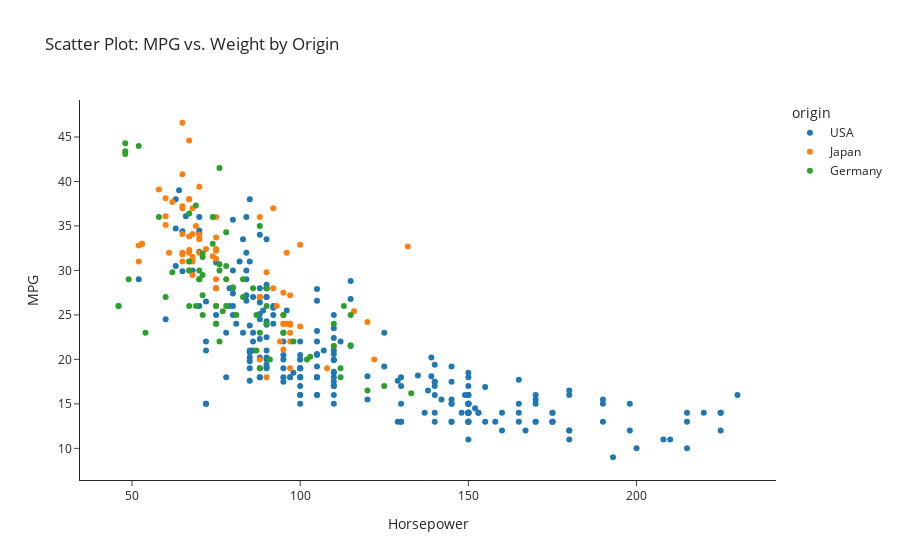

The notebook cell this image was saved under:
### Code cell
px.scatter(data_frame=df, x="horsepower", y = "mpg", template="simple_white", color = "origin", 
           title = "Scatter Plot: MPG vs. Weight by Origin", labels = {"mpg" : "MPG", "horsepower" : "Horsepower"})

### Figure 1 — Plotly figure (JSON) as saved in the notebook; plotly's stock layout.template omitted (floating-point values rounded to 4 significant figures; data arrays with more than 128 entries replaced by an {"elided": "..."} marker saying what was removed)
{"data": [{"hovertemplate": "origin=USA<br>Horsepower=%{x}<br>MPG=%{y}<extra></extra>", "legendgroup": "USA", "marker": {"color": "#1F77B4", "symbol": "circle"}, "mode": "markers", "name": "USA", "orientation": "v", "showlegend": true, "type": "scatter", "x": {"elided": "245 int values"}, "xaxis": "x", "y": {"elided": "245 float values"}, "yaxis": "y"}, {"hovertemplate": "origin=Japan<br>Horsepower=%{x}<br>MPG=%{y}<extra></extra>", "legendgroup": "Japan", "marker": {"color": "#FF7F0E", "symbol": "circle"}, "mode": "markers", "name": "Japan", "orientation": "v", "showlegend": true, "type": "scatter", "x": [95, 88, 88, 95, 65, 69, 95, 97, 92, 97, 88, 88, 94, 90, 122, 67, 65, 52, 61, 97, 93, 75, 96, 97, 53, 53, 70, 75, 108, 68, 70, 75, 67, 97, 110, 52, 70, 60, 95, 97, 95, 97, 68, 65, 65, 60, 65, 90, 75, 92, 75, 65, 65, 67, 67, 132, 100, 72, 58, 60, 67, 65, 62, 68, 75, 75, 100, 74, 116, 120, 68, 68, 88, 75, 70, 67, 67, 67, 96], "xaxis": "x", "y": [24, 27, 27, 25, 31, 35, 24, 19, 28, 23, 27, 20, 22, 18, 20, 31, 32, 31, 32, 24, 26, 29, 24, 24, 33, 33, 32, 28, 19, 31.5, 33.5, 26, 30, 22, 21.5, 32.8, 39.4, 36.1, 27.5, 27.2, 21.1, 23.9, 29.5, 34.1, 31.8, 38.1, 37.2, 29.8, 31.3, 37, 32.2, 46.6, 40.8, 44.6, 33.8, 32.7, 23.7, 32.4, 39.1, 35.1, 32.3, 37, 37.7, 34.1, 33.7, 32.4, 32.9, 31.6, 25.4, 24.2, 37, 31, 36, 36, 34, 38, 32, 38, 32], "yaxis": "y"}, {"hovertemplate": "origin=Germany<br>Horsepower=%{x}<br>MPG=%{y}<extra></extra>", "legendgroup": "Germany", "marker": {"color": "#2CA02C", "symbol": "circle"}, "mode": "markers", "name": "Germany", "orientation": "v", "showlegend": true, "type": "scatter", "x": [46, 87, 90, 95, 113, 90, 70, 76, 60, 54, 112, 76, 87, 69, 46, 90, 49, 75, 91, 112, 110, 83, 67, 78, 75, 75, 67, 71, 70, 95, 88, 98, 115, 86, 81, 83, 70, 71, 102, 88, 120, 58, 78, 78, 110, 48, 103, 125, 115, 133, 71, 71, 77, 71, 69, 76, 78, 48, 48, 67, 67, 62, 88, 74, 80, 76, 74, 52], "xaxis": "x", "y": [26, 25, 24, 25, 26, 28, 30, 30, 27, 23, 18, 22, 21, 26, 26, 26, 29, 24, 20, 19, 24, 29, 26, 26, 24, 26, 31, 25, 29, 23, 23, 22, 25, 28, 25, 27, 29, 29.5, 20, 19, 16.5, 36, 29, 30.5, 21.5, 43.1, 20.3, 17, 21.6, 16.2, 31.5, 31.9, 25.4, 27.2, 37.3, 41.5, 34.3, 44.3, 43.4, 36.4, 30, 29.8, 35, 33, 28.1, 30.7, 36, 44], "yaxis": "y"}], "layout": {"autosize": true, "legend": {"title": {"text": "origin"}, "tracegroupgap": 0}, "title": {"text": "Scatter Plot: MPG vs. Weight by Origin"}, "xaxis": {"anchor": "y", "autorange": true, "domain": [0, 1], "range": [34.82, 241.2], "title": {"text": "Horsepower"}, "type": "linear"}, "yaxis": {"anchor": "x", "autorange": true, "domain": [0, 1], "range": [5.897, 49.7], "title": {"text": "MPG"}, "type": "linear"}}}
